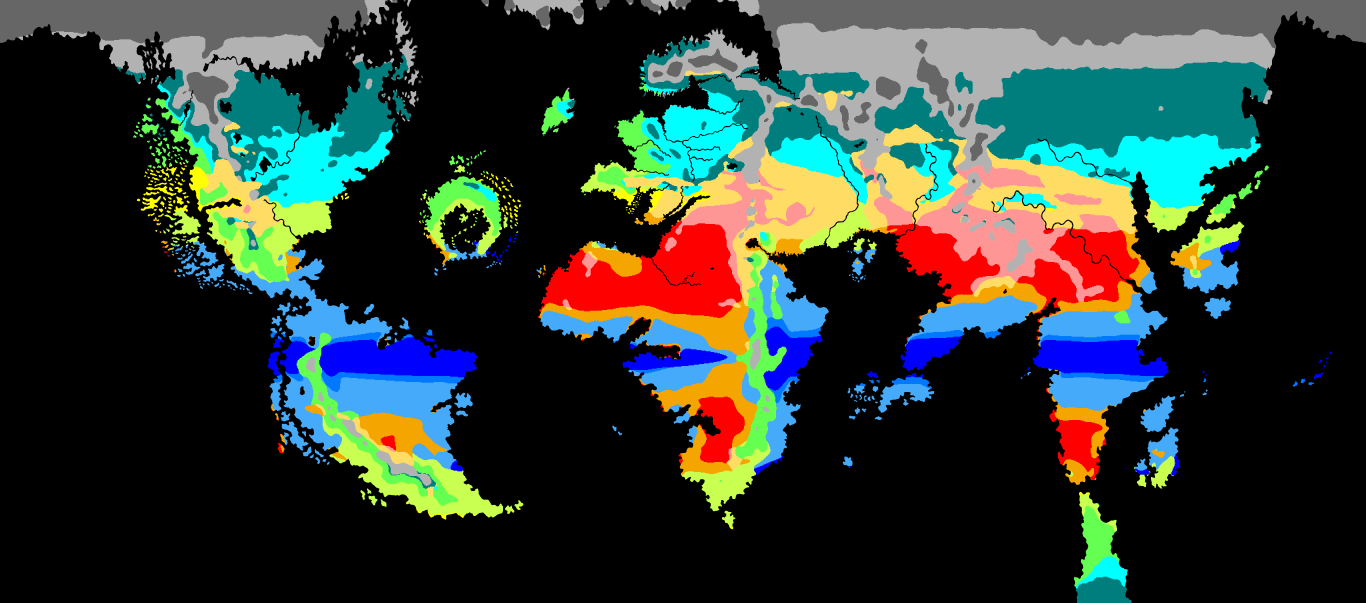
#> input picture mapgen/derived/climate_zones.png, 8192 x 3616 px, given in place of provinces.png, which was not available (shown at 1/6 size)
$ python generate_map_locators.py
#> lines starting #> are read from the running program, lines starting #| are printed output that depends on the picture; pictures that were not available may be replaced by others from this repository, and a replacement may not be noted
#!/usr/bin/env python3
"""Emit ``gfx/map/map_object_data/generated_map_object_locators_{city,farm,mine,port,wood}.txt``.

Board #6612. A map-object locator's ``id`` is the **state id** (checked against
vanilla: 674 of 675 vanilla city locators sit inside the state whose id they
carry), and its position is where that state's hub building / resource label is
drawn. The engine cannot produce usable ones for this map: with no mod file it
falls back to *vanilla's* table by id (every state id vanilla also has gets
vanilla's Earth position), and with an empty file its own placement lands outside
the state about a third of the time and is not tied to the hub province. The map
editor's Pack + Save only rewrites that same engine output.

So the positions are computed here, one instance per state that has the hub, at
the hub province named by the state file's ``city``/``farm``/``mine``/``wood``/
``port`` key:

* the named hub's anchor from ``mapgen/derived/hub_anchors_index.json`` when it
  lies inside that province (the label sits on the lore settlement itself);
* otherwise the province's pole of inaccessibility (the interior point farthest
  from any border), which is inside the province by construction — this covers
  placeholder / out-of-scope states, which have no hub row.

Frame: provinces.png pixel ``(x, y)`` maps to locator ``position={ x 0 z }`` with
``z = 3616 - y`` (the canvas is 8192x3616, the same frame as vanilla).

Inputs are all committed or generated: ``map_data/state_regions/*.txt``,
``map_data/provinces.png`` and ``hub_anchors_index.json``. The output is a pure
function of them, ascending by state id, byte-identical across runs, and static
data the engine loads identically on every client.

State ids renumber whenever ``generate_land_regions.py`` regenerates, so re-run
this after any such run (the old files are wrong by id, not merely stale).

Usage::

    python mapgen/generate_map_locators.py            # write the five files
    python mapgen/generate_map_locators.py --check    # fail if they are not current
    python mapgen/generate_map_locators.py --verify   # also: every instance lies in its own state
"""
from __future__ import annotations

import argparse
import json
import re
import sys
from pathlib import Path

import numpy as np
from PIL import Image
from scipy import ndimage

TOOLS_DIR = Path(__file__).resolve().parent
MOD_ROOT = TOOLS_DIR.parent
STATE_DIR = MOD_ROOT / "map_data" / "state_regions"
PROVINCES_PNG = MOD_ROOT / "map_data" / "provinces.png"
HUB_INDEX = TOOLS_DIR / "derived" / "hub_anchors_index.json"
OUT_DIR = MOD_ROOT / "gfx" / "map" / "map_object_data"

Image.MAX_IMAGE_PIXELS = None

#: Locator types and the engine's ``clamp_to_water_level`` for each (ports sit on the coast).
TYPES = {"city": "no", "farm": "no", "mine": "no", "port": "yes", "wood": "no"}

ROTATION = "-0.000000 0.000000 -0.000000 1.000000"

HEADER_COMMENT = (
    "# Generated by mapgen/generate_map_locators.py (board #6612) - do not hand-edit.\n"
    "# id = state id; one instance per state with the hub, at the hub province.\n"
)


def parse_states() -> dict[int, dict[str, str]]:
    """``{state id: {hub type: province hex}}`` from the generated state-region files."""
    states: dict[int, dict[str, str]] = {}
    for f in sorted(STATE_DIR.glob("*.txt")):
        text = f.read_text(encoding="utf-8-sig")
        for m in re.finditer(r"(STATE_\w+)\s*=\s*\{(.*?)\n\}", text, re.S):
            body = m.group(2)
            sid = int(re.search(r"\bid\s*=\s*(\d+)", body).group(1))
            hubs: dict[str, str] = {}
            for k in TYPES:
                hm = re.search(rf'\n\s*{k}\s*=\s*"?(x[0-9A-Fa-f]{{6}})"?', body)
                if hm:
                    hubs[k] = "x" + hm.group(1)[1:].upper()
            if sid in states:
                raise SystemExit(f"duplicate state id {sid}")
            states[sid] = hubs
    return states


def load_province_labels() -> tuple[np.ndarray, dict[str, int]]:
    """(label image, ``{hex: label}``); label 0 is unused so ``find_objects`` is 1-based."""
    rgb = np.asarray(Image.open(PROVINCES_PNG).convert("RGB"))
#> rgb is the input picture: shape (3616, 8192, 3); mean R, G, B 46.4, 58.1, 52.3
    key = (rgb[:, :, 0].astype(np.uint32) << 16) | (rgb[:, :, 1].astype(np.uint32) << 8) | rgb[:, :, 2]
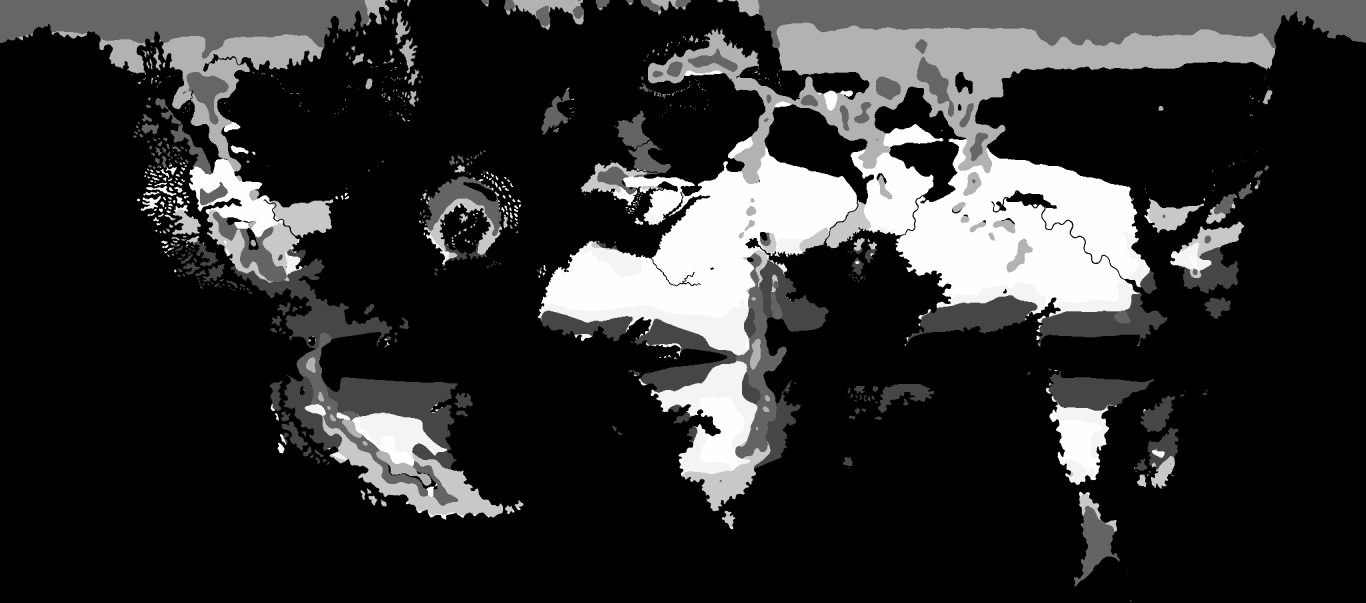
#> key: shape (3616, 8192) uint32 (shown at 1/6 size); min 0, max 16776960, mean 3056671.9; drawn with min black and max white
    uniq, inv = np.unique(key.ravel(), return_inverse=True)
#> uniq = [0, 255, 30975, 32125, 65535, 4631290, 6618960, 6710886, 11711154, 13172560, 16098560, 16711680, 16750230, 16768100, 16776960]
    labels = (inv.reshape(key.shape) + 1).astype(np.int32)
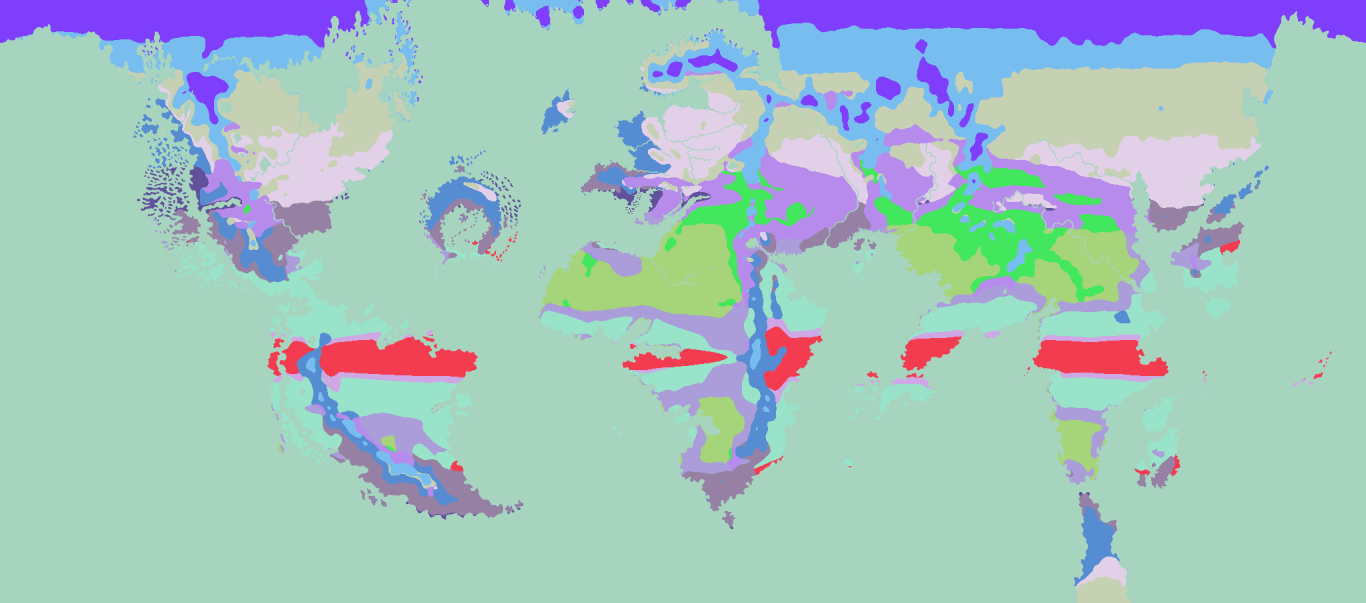
#> labels: shape (3616, 8192) int32 (shown at 1/6 size); 15 distinct labels, from 1 to 15; one colour per label, 0 black
    hex_to_label = {"x%06X" % int(c): i + 1 for i, c in enumerate(uniq)}
#> hex_to_label = 15 items
    return labels, hex_to_label


def hub_anchors() -> dict[tuple[str, str], tuple[int, int]]:
    """``{(hub type, province hex): anchor pixel}`` from the hub worksheet index."""
    data = json.loads(HUB_INDEX.read_text(encoding="utf-8"))
    out: dict[tuple[str, str], tuple[int, int]] = {}
    for h in data["hubs"]:
        out.setdefault((h["hub"], h["province_hex"].upper().replace("X", "x", 1)), tuple(h["resolved"]))
    return out


# [8 lines left out: function pole, not called in this run]


def compute() -> dict[str, list[tuple[int, float, float]]]:
    """``{type: [(state id, x, z)]}`` ascending by state id."""
    states = parse_states()
    labels, hex_to_label = load_province_labels()
#> hex_to_label = 15 items
    height = labels.shape[0]
#> height = 3616
    anchors = hub_anchors()
    objects = ndimage.find_objects(labels)
    out: dict[str, list[tuple[int, float, float]]] = {k: [] for k in TYPES}
    for sid in sorted(states):
        for k, hexcol in states[sid].items():
            label = hex_to_label.get(hexcol)
            if label is None:
                raise SystemExit(f"state {sid}: {k} province {hexcol} is not in provinces.png")
            ax = anchors.get((k, hexcol))
            if ax is not None and labels[ax[1], ax[0]] == label:
                px, py = ax
            else:
                px, py = pole(labels, objects[label - 1], label)
            out[k].append((sid, px + 0.5, height - (py + 0.5)))
    return out


# [43 lines left out: functions render, verify, not called in this run]


def main(argv: list[str] | None = None) -> int:
    ap = argparse.ArgumentParser(description=__doc__, formatter_class=argparse.RawDescriptionHelpFormatter)
    ap.add_argument("--check", action="store_true", help="fail if the committed files are not current")
    ap.add_argument("--verify", action="store_true", help="also assert every instance lies in its own state")
    args = ap.parse_args(argv)

    computed = compute()
    texts = {k: render(k, computed[k]) for k in TYPES}
    rc = 0
    for k, text in texts.items():
        path = OUT_DIR / f"generated_map_object_locators_{k}.txt"
        if args.check:
            cur = path.read_bytes().decode("utf-8") if path.is_file() else None
            if cur != text:
                print(f"STALE {path.relative_to(MOD_ROOT)}")
                rc = 1
        else:
            path.parent.mkdir(parents=True, exist_ok=True)
            path.write_bytes(text.encode("utf-8"))  # binary write keeps LF, no BOM
            print(f"wrote {path.relative_to(MOD_ROOT)}  ({len(computed[k])} instances)")
    if args.verify:
        bad = verify(computed)
        print(f"verify: {bad} instance(s) outside their own state")
        rc = rc or (1 if bad else 0)
    return rc


if __name__ == "__main__":
#> (the run stopped early here; a loop or call above may not have finished)

$ run again, on mapgen/config/real_world_zones.png
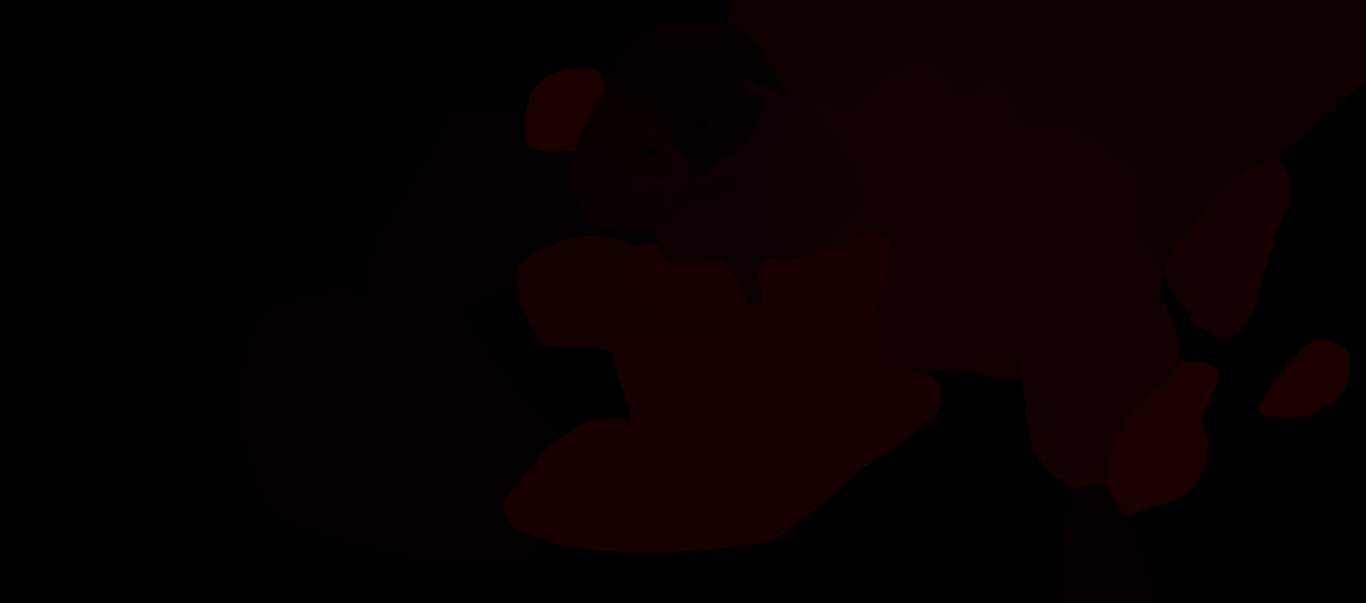
#> input picture mapgen/config/real_world_zones.png, 8192 x 3616 px, given in place of provinces.png, which was not available (shown at 1/6 size)
#> in load_province_labels, rgb is the input picture: shape (3616, 8192, 3); mean R, G, B 8.3, 0, 0
#> in load_province_labels, `key = (rgb[:, :, 0].astype(np.uint32) << 16) | (rgb[:, :, 1].astype(np..`:
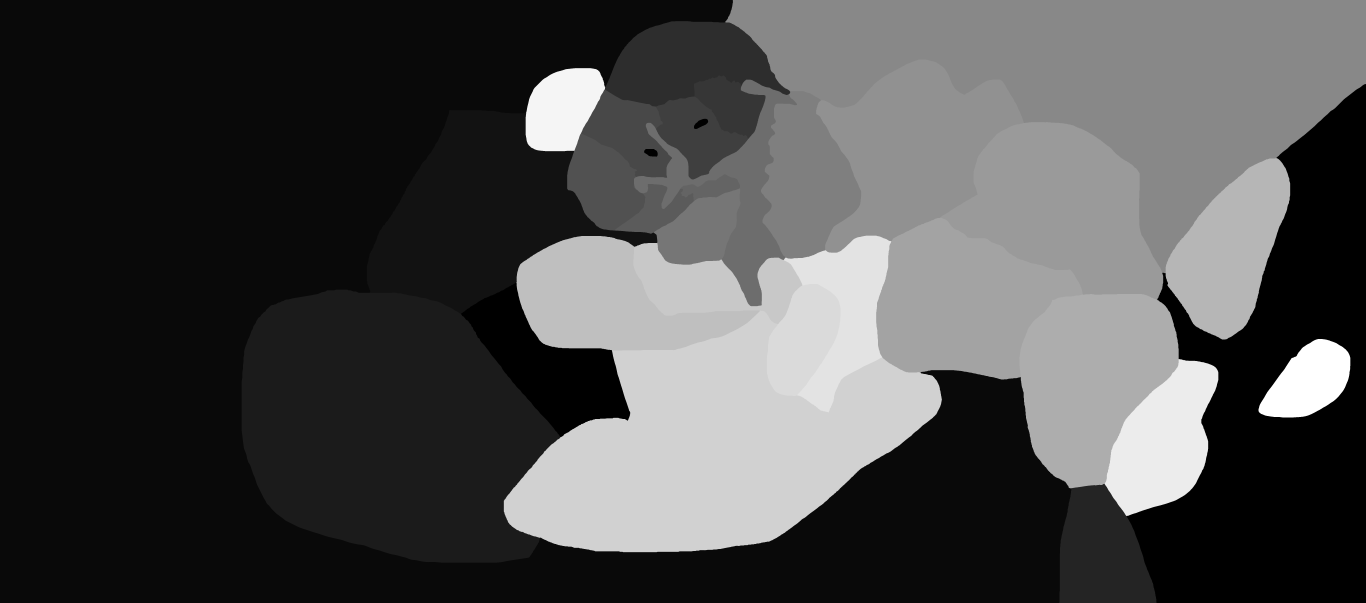
#> key: shape (3616, 8192) uint32 (shown at 1/6 size); min 0, max 1835008, mean 543782.1; drawn with min black and max white
#> uniq = 29 values from 0 to 1835008
#> in load_province_labels, `labels = (inv.reshape(key.shape) + 1).astype(np.int32)`:
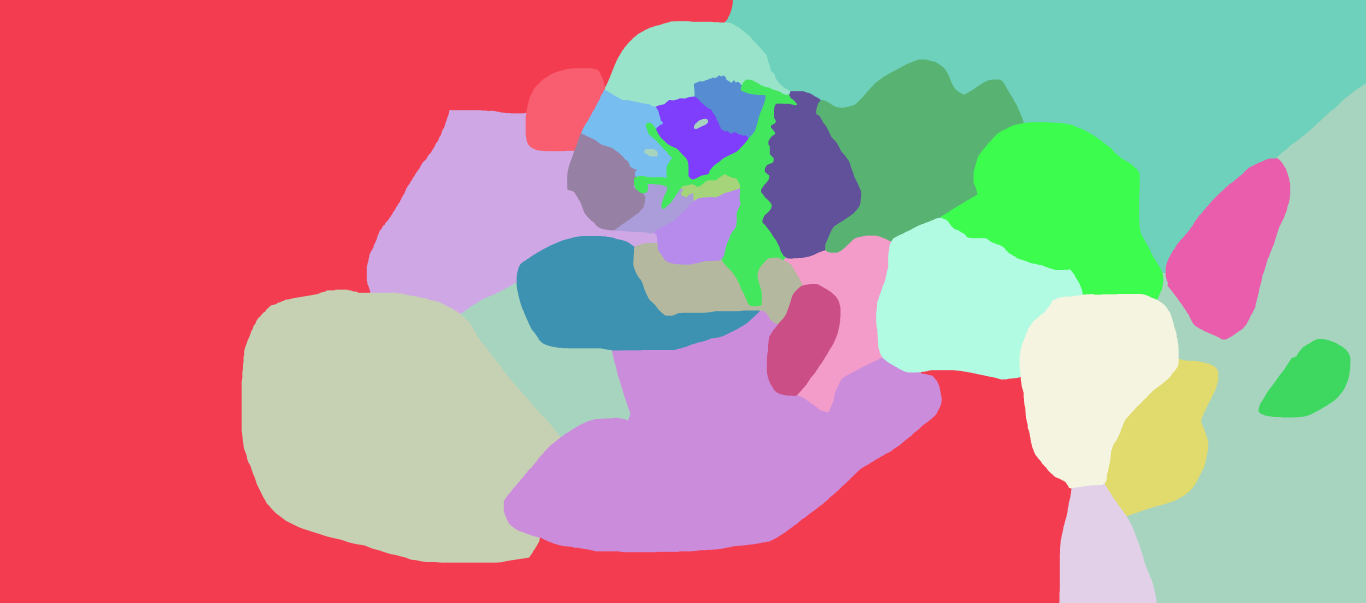
#> labels: shape (3616, 8192) int32 (shown at 1/6 size); 29 distinct labels, from 1 to 29; one colour per label, 0 black
#> in load_province_labels, `hex_to_label = {"x%06X" % int(c): i + 1 for i, c in enumerate(uniq)}`: hex_to_label = 29 items
